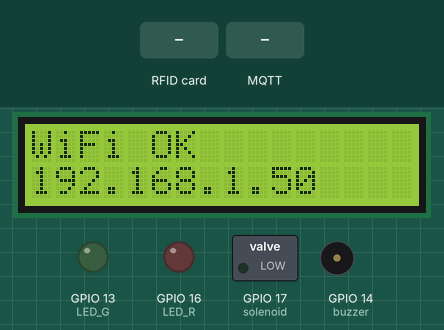
Bench run of a program on a simulated ESP32 board running MicroPython. Shown: 16×2 character LCD, switched loads named in the program (green lamp = pin HIGH), output pins drawn as LEDs (lit = HIGH), buzzer (waves = sounding). Inputs (shaded band) come from the test bench. WiFi joins after 1.5 s; no MQTT or app messages arrive unless stated; the interpreter's speed is modelled, so counts of loop turns are approximate; web requests get an empty 200 reply after 0.4 s; library files of the repository ran but are not shown: lcd.py, mfrc522.py; pins used as bus, display or sensor lines are not drawn; what the program prints to the serial console is not drawn.

Above: at 2.1 s.
At 5.4 s:
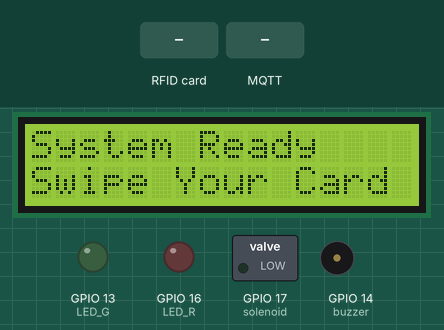
5.5 s: RFID card 5E 7A 19 C4 held to the reader
At 7.6 s:
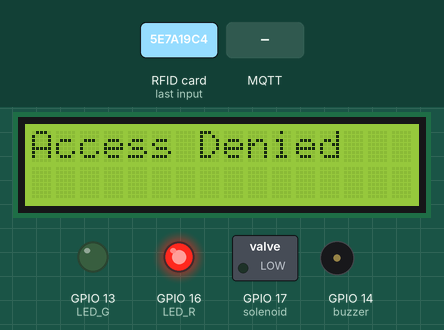
7.9 s: MQTT message "OPEN" arrives on the first subscribed topic
At 9.6 s:
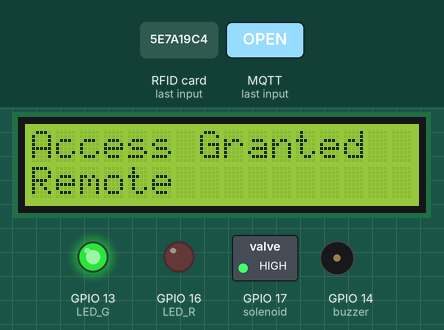
Timing chart, 0 to 13.7 s (numbered marks = the images above; inputs shaded):
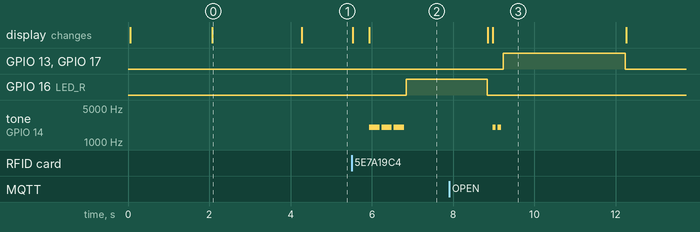

The program:

esp32_door.py
```python
from modules.lcd import display_msg
from modules.rfid import read_uid
from modules.network import connect_wifi, connect_mqtt
from modules.access import show_standby, grant_access, deny_access
import urequests, json, time

CONFIG = {
    "WIFI_SSID": "your-wifi-ssid",
    "WIFI_PASS": "your-wifi-password",
    "API_URL": "your-api-url",
    "DEVICE_TOKEN": "your-device-token",
    "DEVICE_ID": "your-device-id",
    "MQTT_BROKER": "your-mqtt-broker-ip",
    "MQTT_USER": "your-mqtt-broker-username",
    "MQTT_PASS": "your-mqtt-broker-password",
    "MQTT_PORT": "your-mqtt-broker-port"
}

def mqtt_callback(topic, msg):
    if msg == b"OPEN":
        grant_access("Remote")

def main():
    ip = connect_wifi(CONFIG["WIFI_SSID"], CONFIG["WIFI_PASS"])
    if not ip:
        return

    display_msg("WiFi OK", ip)
    time.sleep(2)

    client = connect_mqtt(CONFIG, mqtt_callback)
    if client:
        display_msg("MQTT OK", "System Ready")
    else:
        display_msg("MQTT Error", "Check HiveMQ")
        time.sleep(2)

    show_standby()

    while True:
        try:
            if client:
                client.check_msg()

            uid = read_uid()
            if uid:
                display_msg("Verifying...", uid)

                try:
                    headers = {
                        "Content-Type": "application/json",
                        "x-device-token": CONFIG["DEVICE_TOKEN"]
                    }
                    payload = {
                        "card_uid": uid,
                        "device_id": CONFIG["DEVICE_ID"]
                    }

                    res = urequests.post(
                        CONFIG["API_URL"],
                        headers=headers,
                        data=json.dumps(payload),
                        timeout=5
                    )

                    if res.status_code == 200:
                        body = res.json()
                        if body.get("access") == True:
                            grant_access(body.get("student_id"))
                        else:
                            deny_access()
                    else:
                        deny_access()

                    res.close()
                except:
                    deny_access()

            time.sleep(0.1)

        except OSError:
            print("MQTT Restarting...")
            try:
                client.connect()
                client.subscribe("door/" + CONFIG["DEVICE_ID"])
            except:
                pass

if __name__ == "__main__":
    main()
```

rfid.py
```python
from machine import Pin, SPI
from mfrc522 import MFRC522

spi = SPI(2, baudrate=2500000, polarity=0, phase=0,
          sck=Pin(18), mosi=Pin(23), miso=Pin(19))
spi.init()

rdr = MFRC522(spi=spi, gpioRst=4, gpioCs=0)

def read_uid():
    (stat, tag_type) = rdr.request(rdr.REQIDL)
    if stat != rdr.OK:
        return None

    (stat, raw_uid) = rdr.anticoll()
    if stat != rdr.OK:
        return None

    uid = raw_uid[:-1]  # 去掉 CRC
    return " ".join(["{:02X}".format(x) for x in uid])
```

network.py
```python
import network, time
from umqtt.simple import MQTTClient
from .lcd import display_msg

client = None

def connect_wifi(ssid, password):
    wlan = network.WLAN(network.STA_IF)
    wlan.active(True)
    if not wlan.isconnected():
        display_msg("System Init...", "Connecting WiFi")
        wlan.connect(ssid, password)
        retry = 0
        while not wlan.isconnected() and retry < 20:
            time.sleep(1)
            retry += 1

    if wlan.isconnected():
        return wlan.ifconfig()[0]
    else:
        display_msg("WiFi Error", "Check Settings")
        return None


def connect_mqtt(cfg, callback):
    global client
    try:
        client = MQTTClient(
            client_id=cfg["DEVICE_ID"],
            server=cfg["MQTT_BROKER"],
            user=cfg["MQTT_USER"],
            password=cfg["MQTT_PASS"],
            port=cfg["MQTT_PORT"],
            keepalive=60,
            ssl=True,
            ssl_params={"server_hostname": cfg["MQTT_BROKER"]}
        )
        client.set_callback(callback)
        client.connect()
        client.subscribe("door/" + cfg["DEVICE_ID"])
        return client
    except Exception as e:
        print("MQTT Error:", e)
        return None
```

access.py
```python
from machine import Pin
from .lcd import display_msg
from .buzzer import beep_success, beep_fail
import time

LED_R = Pin(16, Pin.OUT); LED_R.value(0)
LED_G = Pin(13, Pin.OUT); LED_G.value(0)
solenoid = Pin(17, Pin.OUT); solenoid.value(0)

def show_standby():
    display_msg("System Ready", "Swipe Your Card")

def grant_access(student_id):
    display_msg("Access Granted", student_id)
    beep_success()
    LED_G.value(1)
    solenoid.value(1)
    time.sleep(3)
    LED_G.value(0)
    solenoid.value(0)
    time.sleep(0.02)
    show_standby()

def deny_access():
    display_msg("Access Denied", "")
    beep_fail()
    LED_R.value(1)
    time.sleep(2)
    LED_R.value(0)
    show_standby()
```

buzzer.py
```python
from machine import Pin, PWM
import time

buzzer = PWM(Pin(14))
buzzer.duty(0)

def tone(freq, duration):
    buzzer.freq(freq)
    buzzer.duty(512)
    time.sleep(duration)
    buzzer.duty(0)
    time.sleep(0.05)

def beep_success():
    tone(2000, 0.08)
    tone(2000, 0.08)

def beep_fail():
    tone(2000, 0.25)
    tone(2000, 0.25)
    tone(2000, 0.25)
```

Measured:
- after the input at 5.5 s, GPIO 16 (LED_R): LOW → HIGH after 1.3 s; tone on GPIO 14 (buzzer): alternates 2000 Hz for 0.25 s and silent for 0.05 s, 6 changes in all, then stays silent, starting after 0.44 s; the display: first changes at once (image 2 shows a later state)
- after the input at 7.9 s, GPIO 13 (LED_G), GPIO 17 (solenoid): LOW → HIGH after 1.3 s, → LOW 3.0 s later; tone on GPIO 14 (buzzer): alternates 2000 Hz for 0.08 s and silent for 0.05 s, 4 changes in all, then stays silent, starting after 1.1 s; the display: first differs from a run without the input after 1.1 s (image 3)
- what the display in image 0 shows lasts 2.2 s, from 2.1 s to 4.3 s
